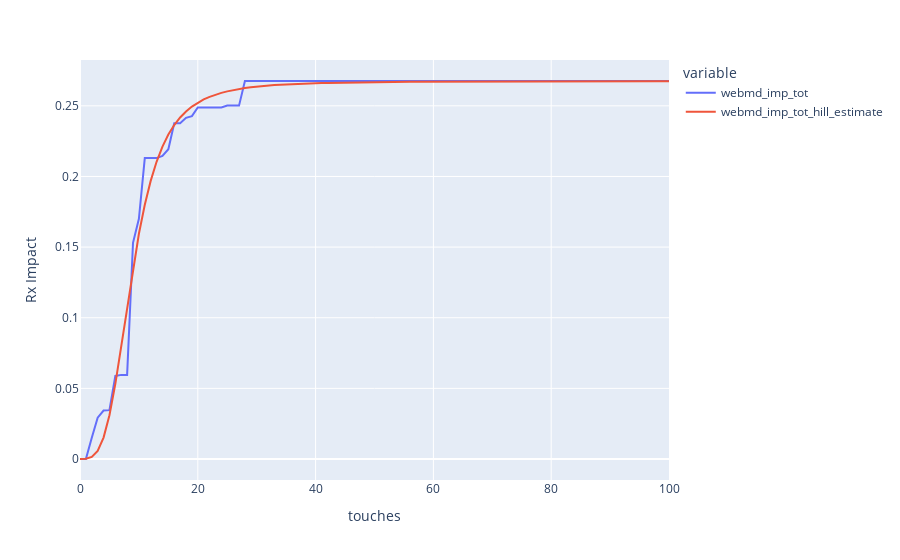

The notebook cell saved with this chart:
### Code cell
response_curves.plot(channel4['resp_df'], 'touches', ['webmd_imp_tot', 'webmd_imp_tot_hill_estimate'])
